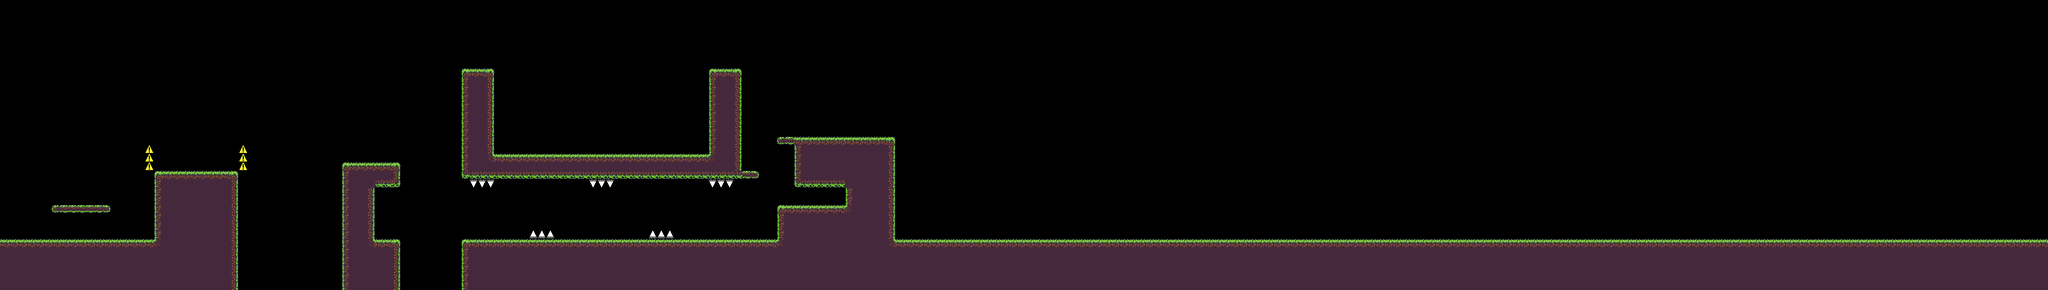

The image is a tile-based game level rendered from a .tmx file. Its description and source (layers, tilesets, objects; grid data summarised) follow:
An orthogonal 240x34 tile map with 16x16 px tiles, 2 tile layers (Layer1, Mob Block Layer), 3 tilesets.

<map version="1.0" tiledversion="1.0.3" orientation="orthogonal" renderorder="right-down" width="240" height="34" tilewidth="16" tileheight="16" nextobjectid="1">
 <tileset firstgid="1" name="grass" tilewidth="16" tileheight="16" tilecount="45" columns="15">
  <image source="../tiles/grass.png" width="240" height="48" />
 </tileset>
 <tileset firstgid="46" name="spike" tilewidth="16" tileheight="16" tilecount="4" columns="4">
  <image source="../tiles/spike.png" width="64" height="16" />
 </tileset>
 <tileset firstgid="50" name="mob_block" tilewidth="16" tileheight="16" tilecount="1" columns="1">
  <image source="../tiles/mob_block.png" width="16" height="16" />
 </tileset>
 <layer name="Layer1" width="240" height="34">
  <data>[8160 cells, 1797 non-empty, 18 distinct tile ids]</data>
 </layer>
 <layer name="Mob Block Layer" width="240" height="34">
  <data>[8160 cells, 6 non-empty, 1 distinct tile ids]</data>
 </layer>
</map>
